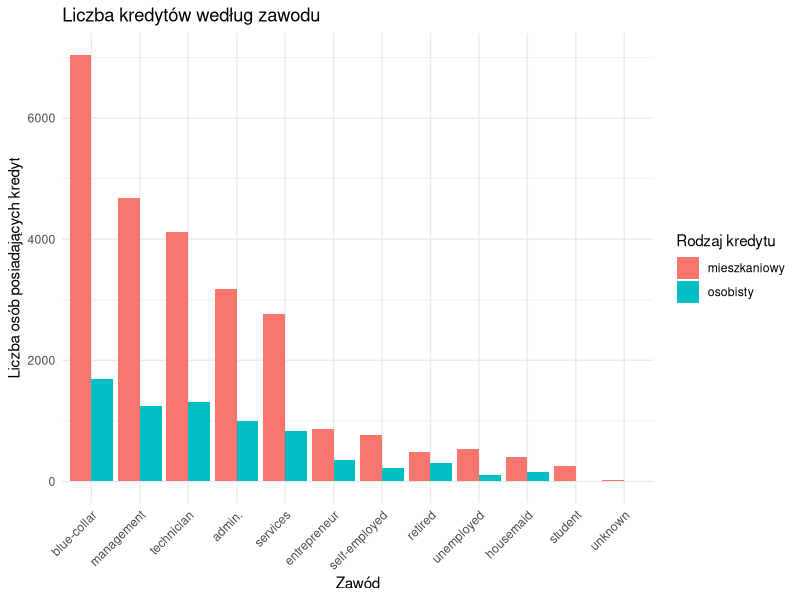
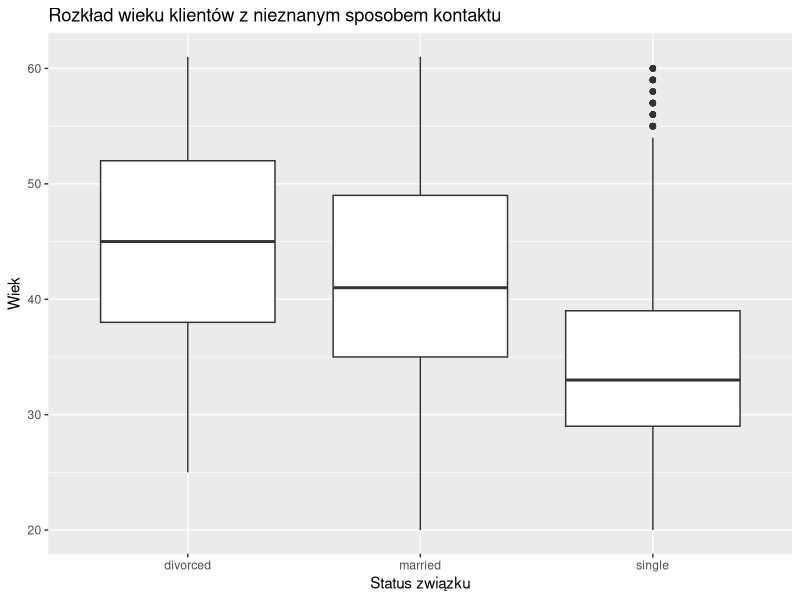
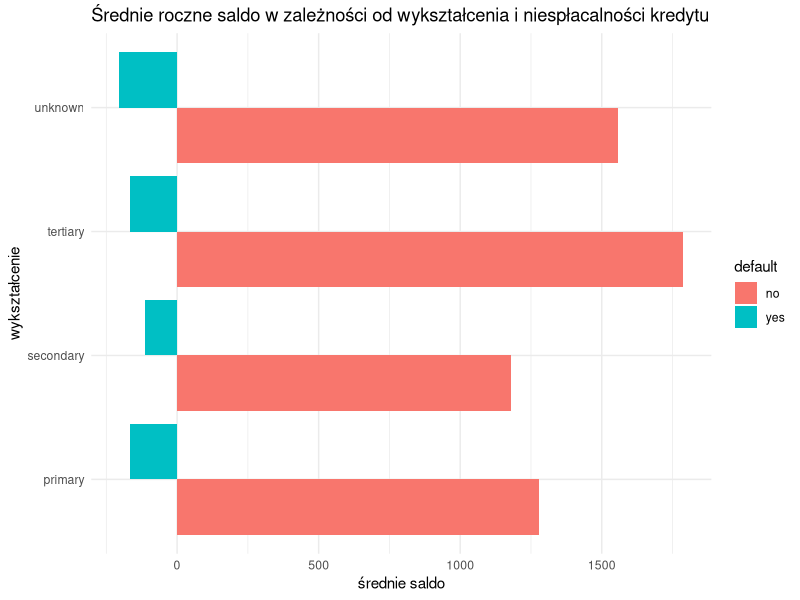
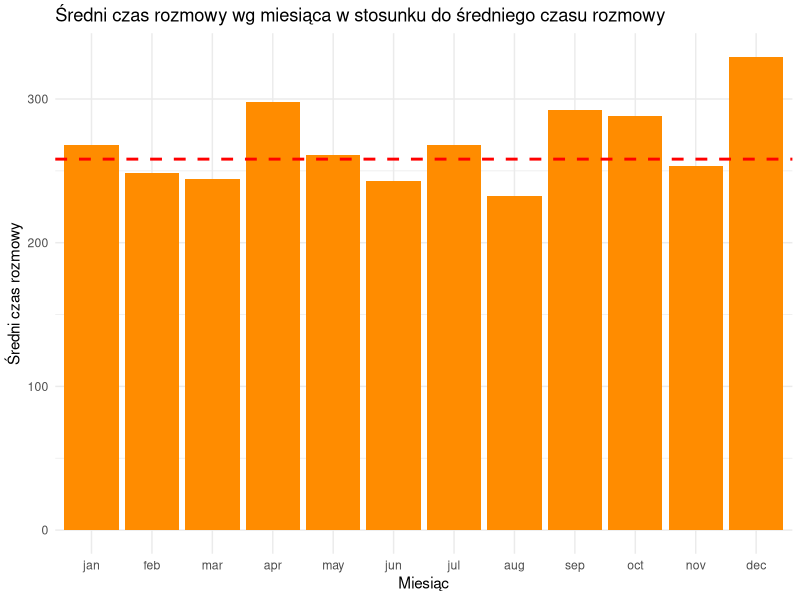
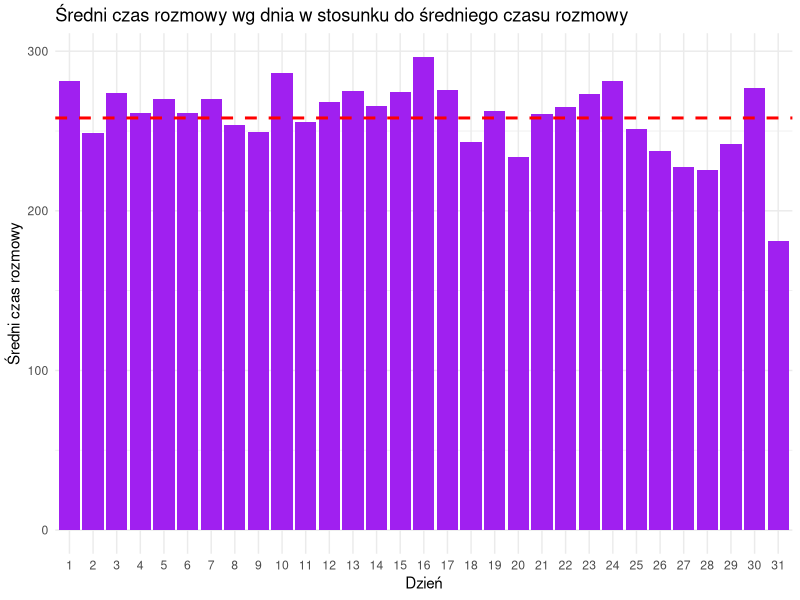
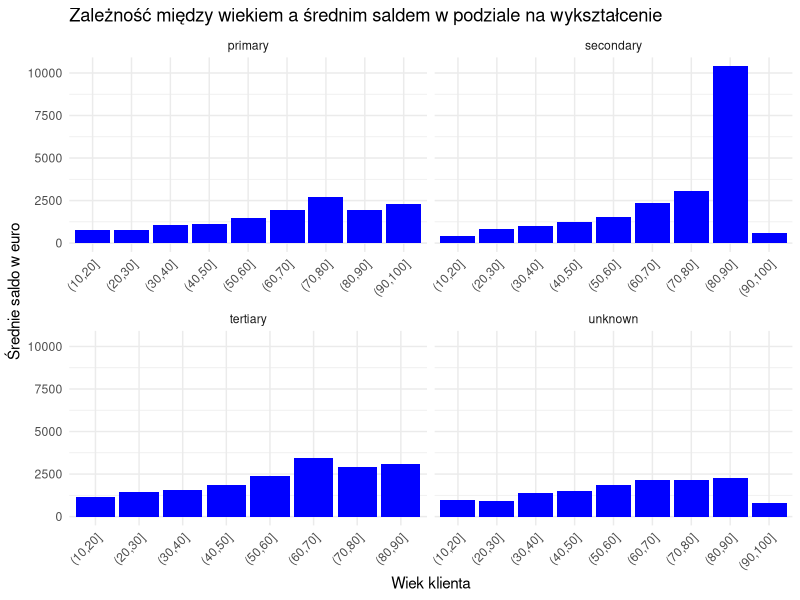
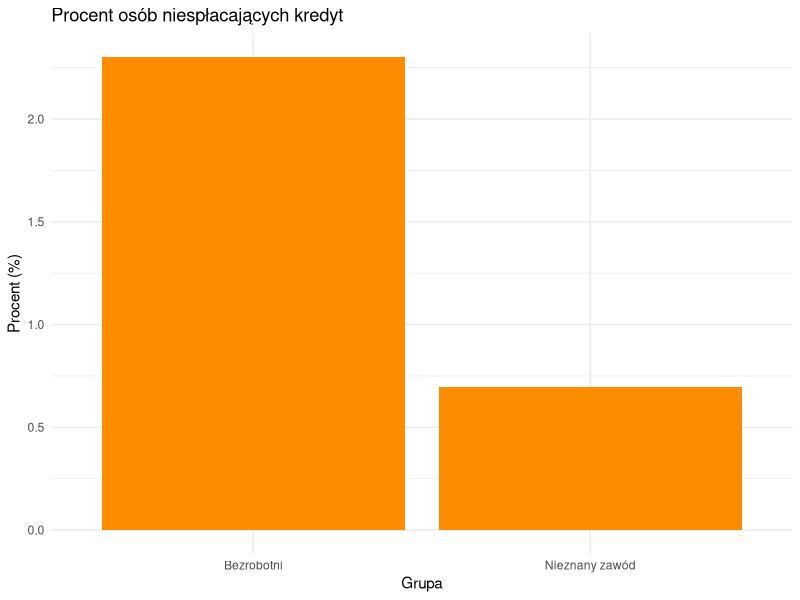
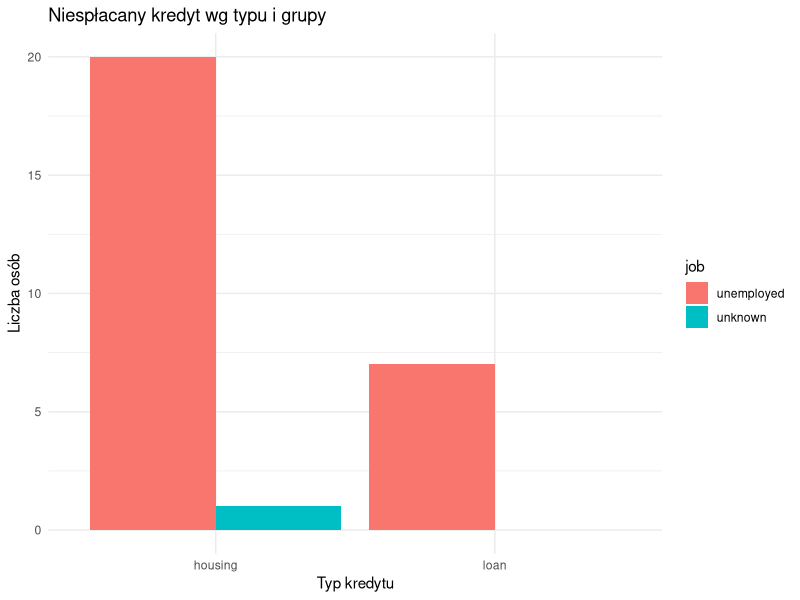

These charts were generated, in order, by the following R code:
## ---- chunk 1
knitr::opts_chunk$set(echo = TRUE)
library(dplyr)
library(ggplot2)
library(tidyr)
### Wczytanie danych
df <- read.csv("dane.csv")

## ---- chunk 2

df %>% group_by(job) %>% summarise(mieszkaniowy = sum(housing == "yes"), osobisty = sum(loan == "yes")) %>% 
  mutate(suma = mieszkaniowy + osobisty) %>% 
  pivot_longer(cols = c(mieszkaniowy, osobisty), names_to = "rodzaj_kredytu", values_to = "liczba") %>% 
  ggplot(aes(x = reorder(job, -suma), y = liczba, fill = rodzaj_kredytu)) +
  geom_col(position = "dodge") +
  theme_minimal() +
  labs(title = "Liczba kredytów według zawodu",
       x = "Zawód",
       y = "Liczba osób posiadających kredyt",
       fill = "Rodzaj kredytu") +
  scale_x_discrete(guide = guide_axis(angle = 45))
  






## ---- chunk 3

df %>% filter(contact == "unknown") %>% 
  ggplot(aes(x=marital, y=age)) +
  geom_boxplot() + labs(
    title = "Rozkład wieku klientów z nieznanym sposobem kontaktu",
    x = "Status związku",
    y = "Wiek"
  )
  

## ---- chunk 4

df %>% group_by(education, default) %>% 
  summarise(srednia = mean(balance, na.rm = TRUE)) %>%
  ggplot(aes(x = education, y = srednia, fill = default)) +
  geom_col(position = "dodge") +  
  coord_flip() +  
  labs(title = "Średnie roczne saldo w zależności od wykształcenia i niespłacalności kredytu",
       x = "wykształcenie", y = "średnie saldo", fill = "default") +
  theme_minimal()




## ---- chunk 5

sredni_czas = mean(df$duration)

df %>% mutate(month = factor(month, levels = c(
    "jan", "feb", "mar", "apr", "may", "jun", "jul", "aug", "sep", "oct", "nov", "dec"))) %>%
  group_by(month) %>%
  summarise(sredni_czas = mean(duration), .groups = "drop") %>%
  ggplot(aes(x = month, y = sredni_czas)) +
  geom_col(fill = "darkorange") +
  geom_hline(yintercept = sredni_czas, linetype = 'dashed', linewidth = 1, color = 'red') + 
  theme_minimal() +
  labs(
    title = "Średni czas rozmowy wg miesiąca w stosunku do średniego czasu rozmowy",
    x = "Miesiąc",
    y = "Średni czas rozmowy"
  )

df %>% group_by(day) %>% summarise(srednia_dzien = mean(duration)) %>% 
  mutate(srednia_dzien = srednia_dzien) %>%
  ggplot(aes(x=as.factor(day), y=srednia_dzien)) +
  geom_col(fill = "purple") +
  geom_hline(yintercept = sredni_czas, linetype = 'dashed', linewidth = 1, color = 'red') +
  theme_minimal() +
  labs(
    title = "Średni czas rozmowy wg dnia w stosunku do średniego czasu rozmowy",
    x = "Dzień",
    y = "Średni czas rozmowy"
  )

## ---- chunk 6

df %>% mutate(wiek_przedzial =  cut(
  age, breaks = seq(0, 100, by = 10), include.lowest = TRUE)) %>% 
  group_by(wiek_przedzial, education) %>% summarise(srednie_saldo = mean(balance)) %>% 
  ggplot(aes(x = wiek_przedzial, y = srednie_saldo)) +
  geom_col(fill = "blue") +
  facet_wrap(~education, scales = "free_x") +
  labs(title = "Zależność między wiekiem a średnim saldem w podziale na wykształcenie",
       x = "Wiek klienta",
       y = "Średnie saldo w euro") +
  scale_x_discrete(guide = guide_axis(angle = 45)) +
  theme_minimal()

## ---- chunk 7


bezrobotni = df %>% filter(job == "unemployed")
nieznani = df %>% filter(job == "unknown")

bezrobotni_procent = mean(bezrobotni$default == "yes") * 100
nieznani_procent = mean(nieznani$default == "yes") * 100

data.frame(group = c("Bezrobotni", "Nieznany zawód"), procent= c(bezrobotni_procent, nieznani_procent)) %>% 
  ggplot(aes(x = group, y = procent, fill = group)) +
  geom_col(fill = "darkorange") +
  labs(title = "Procent osób niespłacających kredyt", 
       x = "Grupa", 
       y = "Procent (%)") +
  theme_minimal()  


df_filtrowane = df %>% filter(job %in% c("unemployed", "unknown") & default == "yes") %>% group_by(job) %>%
  summarise(loan = sum(loan == "yes"), housing = sum(housing == "yes")) %>%
  pivot_longer(cols = c(loan, housing), names_to = "group", values_to = "count")

ggplot(df_filtrowane, aes(x = group, y = count, fill = job)) +
  geom_col(position = "dodge") +
  labs(
    title = "Niespłacany kredyt wg typu i grupy",
    x = "Typ kredytu",
    y = "Liczba osób"
  ) +
  theme_minimal()
